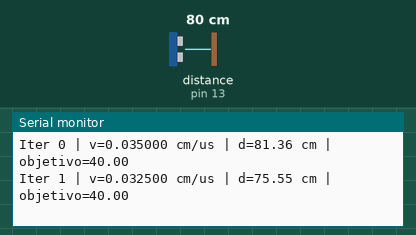
This sketch was run on a simulated Arduino Uno, built with avr-gcc and run on an emulated ATmega328P. On the bench: the last lines printed to the serial monitor. Wiring (inferred from the names in the program): ultrasonic range finder: trigger pin 12; echo pin 13. Inputs (shaded band) come from the test bench; at power-on: distance to the obstacle (sensor on pin 13) 80 cm. The echo pulse lasts 58.3 µs per cm. At 12.9 s the program stops and its outputs stay as they are.

Above: at 1.2 s.
1.3 s: distance to the obstacle (sensor on pin 13) set to 2 cm
At 1.61 s:
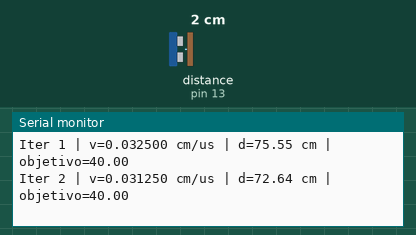
4.3 s: distance to the obstacle (sensor on pin 13) set to 35 cm
At 4.53 s:
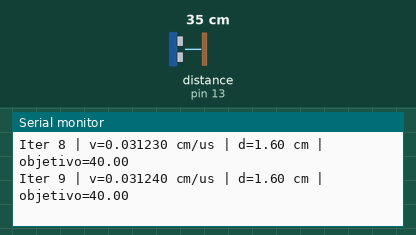
7.3 s: distance to the obstacle (sensor on pin 13) set to 27 cm
At 13.4 s:
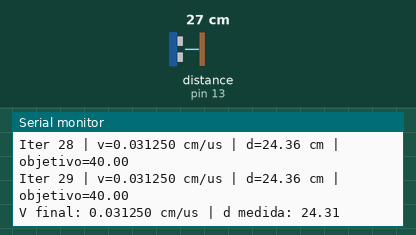
Timing chart, 0 to 14.4 s (numbered marks = the images above; inputs shaded):
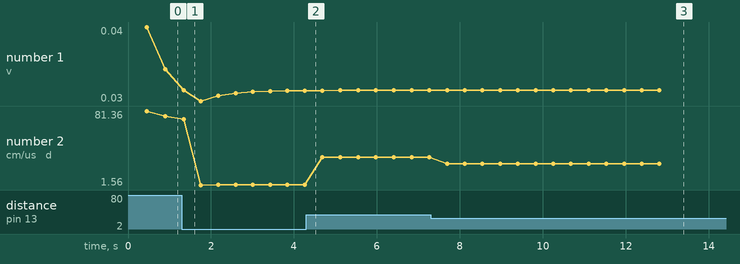

The sketch:

Calibrar_sensor_Ultrasonico.ino
```cpp
#define TRIG 12
#define ECHO 13

float velSonido = 0.0343f;
const float dReal = 40.0f;

float distancia() {
  digitalWrite(TRIG, LOW);
  delayMicroseconds(2);
  digitalWrite(TRIG, HIGH);
  delayMicroseconds(10);
  digitalWrite(TRIG, LOW);
  unsigned long dur = pulseIn(ECHO, HIGH);
  return (dur * velSonido) * 0.5f;
}

void setup() {
  pinMode(TRIG, OUTPUT);
  pinMode(ECHO, INPUT);
  Serial.begin(9600);
}

float distanciaPromediada(uint8_t n) {
  (void)distancia();
  delay(50);
  float sum = 0.0f;
  uint8_t ok = 0;
  for (uint8_t i = 0; i < n; i++) {
    float d = distancia();
    if (d > 0.1f) { sum += d; ok++; }
    delay(60);
  }
  return ok ? (sum / ok) : 0.0f;
}

void loop() {
  float lo = 0.030f, hi = 0.040f;
  for (int iter = 0; iter < 30; iter++) {
    velSonido = (lo + hi) * 0.5f;
    float d = distanciaPromediada(6);
    Serial.print(F("Iter "));
    Serial.print(iter);
    Serial.print(F(" | v="));
    Serial.print(velSonido, 6);
    Serial.print(F(" cm/us | d="));
    Serial.print(d, 2);
    Serial.print(F(" cm | objetivo="));
    Serial.println(dReal, 2);
    if (d > dReal) hi = velSonido;
    else lo = velSonido;
  }
  Serial.print(F("V final: "));
  Serial.print(velSonido, 6);
  Serial.print(F(" cm/us | d medida: "));
  Serial.println(distancia(), 2);

  while(true);

  for (;;) {
    // float d = distanciaPromediada(5);
    float d = distancia();
    Serial.print(F("Distancia: "));
    Serial.print(d, 1);
    Serial.println(F(" cm"));
    delay(200);
  }
}
```

Measured:
- after the input at 7.3 s, the serial monitor: prints a new line after 0.39 s (image 3)
- plotted number 1: 0.03 → 0.03 after the input at 1.3 s
- plotted number 2: 75.55 → 1.6 after the input at 1.3 s, 1.6 → 31.65 after the input at 4.3 s, 31.65 → 24.36 after the input at 7.3 s
